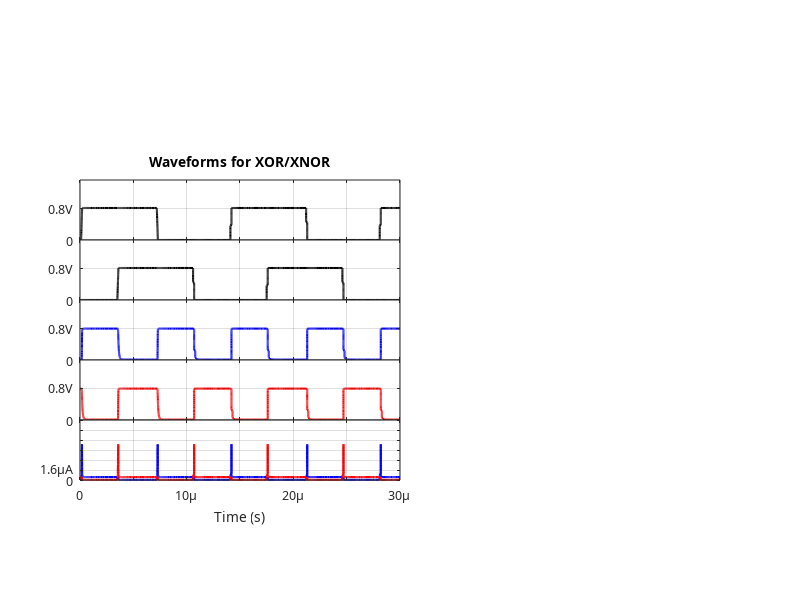
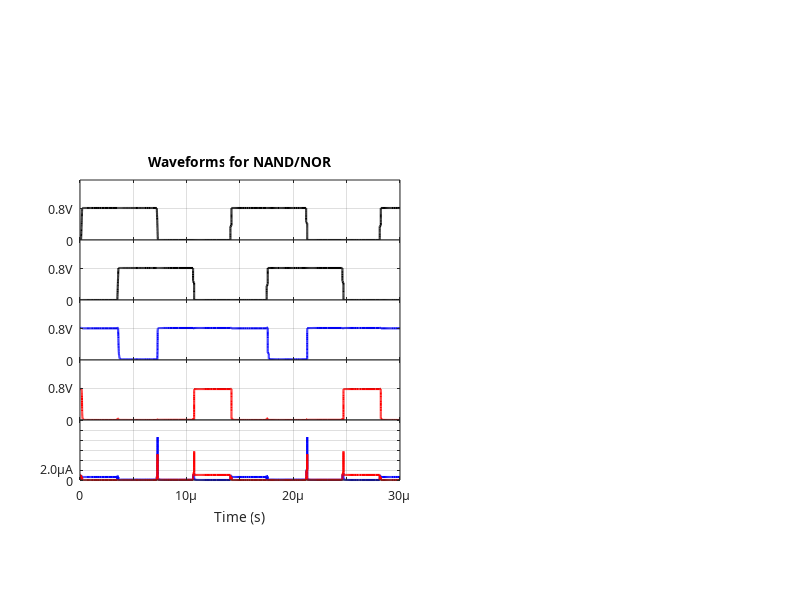

The MATLAB source for these figures, in order:
clear; clc;

data1 = importdata('xor_xnor_waveforms.csv');

 figure, subplot(5,1,1),plot(data1.data(:,1), abs(data1.data(:,2)), 'color',[0 0 0], 'LineWidth', 1.5)
 title('Waveforms for XOR/XNOR')
 xlim([0e-6 30e-6])
 ylim([0 1.5])
 yticks([0 0.8])
 yticklabels({'0','0.8V'})
 set(gca,'XTickLabel',[])
 subplot(5,1,2),plot(data1.data(:,1), abs(data1.data(:,3)), 'color',[0 0 0], 'LineWidth', 1.5)
 xlim([0e-6 30e-6])
 ylim([0 1.5])
 yticks([0 0.8])
 yticklabels({'0','0.8V'})
 set(gca,'XTickLabel',[])
 subplot(5,1,3),plot(data1.data(:,1), abs(data1.data(:,4)), 'color',[0 0 1], 'LineWidth', 1.5)
 xlim([0e-6 30e-6])
 ylim([0 1.5])
 yticks([0 0.8])
 yticklabels({'0','0.8V'})
 set(gca,'XTickLabel',[])
 subplot(5,1,4),plot(data1.data(:,1), abs(data1.data(:,5)), 'color',[1 0 0], 'LineWidth', 1.5)
 xlim([0e-6 30e-6])
 ylim([0 1.5])
 yticks([0 0.8])
 yticklabels({'0','0.8V'})
 set(gca,'XTickLabel',[])
 subplot(5,1,5),plot(data1.data(:,1), abs(data1.data(:,6)), 'color',[0 0 1], 'LineWidth', 1.5)
 ylim([0 3e-6])
 yticklabels({'0','1.6\muA'})
 hold on;
 subplot(5,1,5),plot(data1.data(:,1), abs(data1.data(:,7)), 'color',[1 0 0], 'LineWidth', 1.5)
 xlabel('Time (s)','FontSize',9)
 xlim([0e-6 30e-6])
 xticklabels({'0','','10\mu','','20\mu','','30\mu'})
 ha=get(gcf,'children');
 set(ha(1),'position',[.1 .2 .4 .1])
 set(ha(2),'position',[.1 .3 .4 .1])
 set(ha(3),'position',[.1 .4 .4 .1])
 set(ha(4),'position',[.1 .5 .4 .1])
 set(ha(5),'position',[.1 .6 .4 .1])
 
 set(findobj(gcf,'type','axes'),'FontName','Calibri','FontSize',9, ...
'LineWidth', 0.5,'layer','top');
arrayfun(@(x) grid(x,'on'), findobj(gcf,'Type','axes'));

data1 = importdata('nand_nor_waveforms.csv');

 figure, subplot(5,1,1),plot(data1.data(:,1), abs(data1.data(:,2)), 'color',[0 0 0], 'LineWidth', 1.5)
 title('Waveforms for NAND/NOR')
 xlim([0e-6 30e-6])
 ylim([0 1.5])
 yticks([0 0.8])
 yticklabels({'0','0.8V'})
 set(gca,'XTickLabel',[])
 subplot(5,1,2),plot(data1.data(:,1), abs(data1.data(:,3)), 'color',[0 0 0], 'LineWidth', 1.5)
 xlim([0e-6 30e-6])
 ylim([0 1.5])
 yticks([0 0.8])
 yticklabels({'0','0.8V'})
 set(gca,'XTickLabel',[])
 subplot(5,1,3),plot(data1.data(:,1), abs(data1.data(:,4)), 'color',[0 0 1], 'LineWidth', 1.5)
 xlim([0e-6 30e-6])
 ylim([0 1.5])
 yticks([0 0.8])
 yticklabels({'0','0.8V'})
 set(gca,'XTickLabel',[])
 subplot(5,1,4),plot(data1.data(:,1), abs(data1.data(:,5)), 'color',[1 0 0], 'LineWidth', 1.5)
 xlim([0e-6 30e-6])
 ylim([0 1.5])
 yticks([0 0.8])
 yticklabels({'0','0.8V'})
 set(gca,'XTickLabel',[])
 subplot(5,1,5),plot(data1.data(:,1), abs(data1.data(:,6)), 'color',[0 0 1], 'LineWidth', 1.5)
 ylim([0 3e-6])
 yticklabels({'0','2.0\muA'})
 hold on;
 subplot(5,1,5),plot(data1.data(:,1), abs(data1.data(:,7)), 'color',[1 0 0], 'LineWidth', 1.5)
 xlabel('Time (s)','FontSize',9)
 xlim([0e-6 30e-6])
 xticklabels({'0','','10\mu','','20\mu','','30\mu'})
 ha=get(gcf,'children');
 set(ha(1),'position',[.1 .2 .4 .1])
 set(ha(2),'position',[.1 .3 .4 .1])
 set(ha(3),'position',[.1 .4 .4 .1])
 set(ha(4),'position',[.1 .5 .4 .1])
 set(ha(5),'position',[.1 .6 .4 .1])
 
 set(findobj(gcf,'type','axes'),'FontName','Calibri','FontSize',9, ...
'LineWidth', 0.5,'layer','top');
arrayfun(@(x) grid(x,'on'), findobj(gcf,'Type','axes'));
